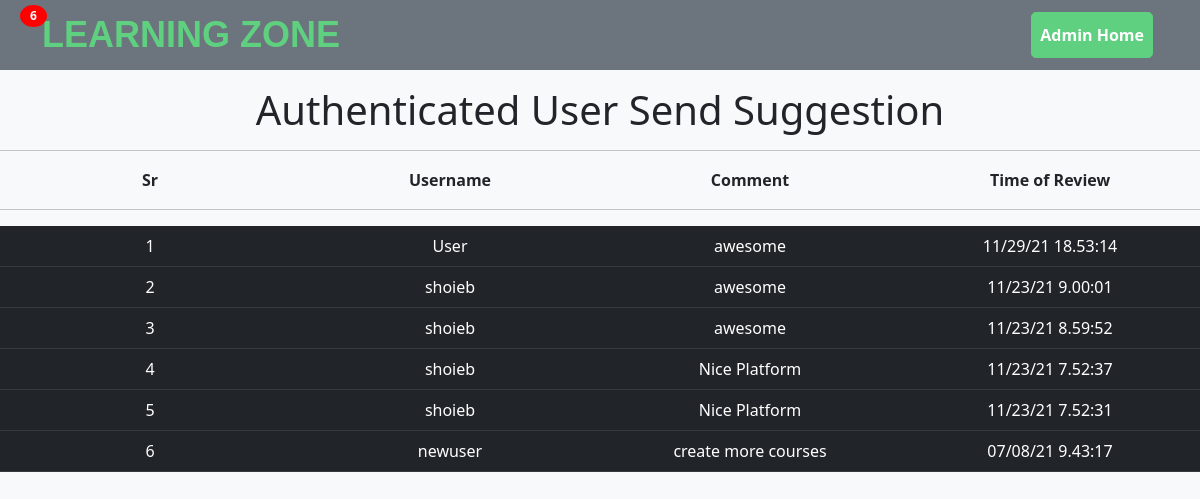
The page /adsuggestion.php on the database its author committed.
### tables this page shows
CREATE TABLE `reviewtable` (
  `username` varchar(20) NOT NULL,
  `comment` varchar(100) NOT NULL,
  `time` varchar(100) NOT NULL
);

### adsuggestion.php (the view, shortened to what this page needs)
<!DOCTYPE html>
<html lang="en">
<head>
    <link rel="stylesheet" href="css/bootstrap5.0.2.min.css">
    <link rel="stylesheet" href="css/dashboard.css">
    <link rel="stylesheet" href="css/fonts.css">
</head>
<body class="bg-light">
    <header>
        <nav class="navbar navbar-expand-lg navbar-light navbar bg-secondary">
            <div class="container">
                <a class="navbar-brand" href="home.php">Learning Zone</a>
                <div class="collapse navbar-collapse" id="navbarNav">
                    <ul class="navbar-nav ms-auto">
                        <li class="btn-trial nav-item">
                            <a class="nav-link rounded-3" href="adminpanel.php">Admin Home</a>
                        </li>
                    </ul>
                </div>
            </div>
        </nav>
    </header>
    <main>
        <div class="mt-3 text-center">
            <h1>Authenticated User Send Suggestion</h1>
        </div>
        <hr>
        <?php
        $i = 0;
        if ($_SERVER['REQUEST_METHOD'] == "GET") {
            $localhost = "localhost";
            $usernamew = "root";
            $passwordw = "";
            $db = "expdb";
            $conn = mysqli_connect($localhost, $usernamew, $passwordw, $db);
            if (!$conn) {
                echo "Connection error";
            } else {
                $sql = "Select * from reviewtable order by time desc";
                $result = mysqli_query($conn, $sql);
                echo "<table class='w-100 fw-bold'>";
                echo "<tr >";
                echo "
                    <td> Sr </td>
                    <td>Username</td>
                    <td>Comment</td>
                    <td>Time of Review</td>";
                echo "</tr>";
                echo "</table><hr>";
                echo "<table class='table table-hover table-dark'>";
                if (mysqli_num_rows($result) > 0) {
                    while ($row = mysqli_fetch_assoc($result)) {
                        $i++;
                        echo "<tr >";
                        echo  "
                            <td >" . $i . "</td>
                            <td>" . $row["username"] . "</td>
                            <td>" . $row["comment"] . "</td>
                            <td>" . $row["time"] . "</td>";
                        echo "</tr>";
                    }
                    echo "</table>";
                    echo "<span class='badge'>$i</span>";
                } else {
                    echo "0 results";
                }
            }
        }
        ?>
    </main>
</body>
</html>

### css/dashboard.css (style rules this page uses)
.nav-item { transition-timing-function: ease-in-out; }
.nav-item { transition-duration: 20ms; }
.navbar .navbar-brand { color: #5FCF80; }
.navbar .navbar-nav > li > a { font-weight: 700; margin: 0px 5px; padding: 10px 15px; }
.btn-trial a { background-color:#5FCF80; border-radius: 25px; color: #ffffff !important; border: 1px solid #5FCF80; }
.navbar .navbar-brand { font-family: 'Dosis', sans-serif !important; font-weight: 700; text-transform: uppercase; padding: 0px; height: inherit; font-size: 36px; }
.badge { float: right; }

### adsuggestion.php (style rules this page uses)
td { width: 15%; text-align: center; }
.badge { position: absolute; top: 5px; left: 20px; padding: 5px 10px; border-radius: 50%; background-color: red; color: white; }

### rows shown on the page
reviewtable: username "User", comment "awesome", time "11/29/21 18.53:14"
reviewtable: username "shoieb", comment "awesome", time "11/23/21 9.00:01"
reviewtable: username "shoieb", comment "awesome", time "11/23/21 8.59:52"
reviewtable: username "shoieb", comment "Nice Platform", time "11/23/21 7.52:37"
reviewtable: username "shoieb", comment "Nice Platform", time "11/23/21 7.52:31"
reviewtable: username "newuser", comment "create more courses", time "07/08/21 9.43:17"

### other values the page prints
$i "6"
